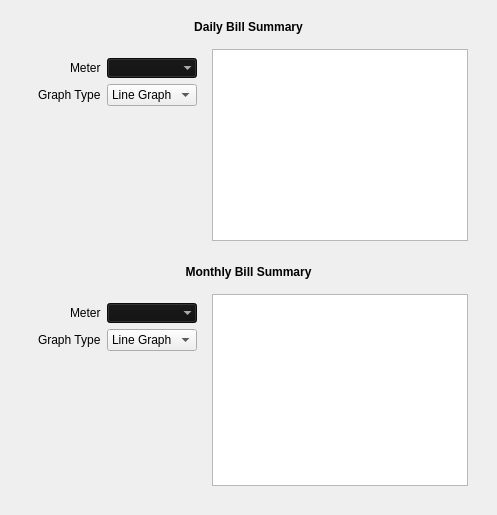
      <widget class="QWidget" name="tabBillingDetails">
       <attribute name="title">
        <string>Billing Details</string>
       </attribute>
       <layout class="QVBoxLayout" name="verticalLayout_27">
        <item>
         <widget class="QFrame" name="frameDailyBillSummary">
          <property name="frameShadow">
           <enum>QFrame::Raised</enum>
          </property>
          <layout class="QVBoxLayout" name="verticalLayout_25">
           <property name="bottomMargin">
            <number>0</number>
           </property>
           <item>
            <widget class="QLabel" name="labelDailyBillSummary">
             <property name="font">
              <font>
               <weight>75</weight>
               <bold>true</bold>
              </font>
             </property>
             <property name="text">
              <string>Daily Bill Summary</string>
             </property>
             <property name="alignment">
              <set>Qt::AlignCenter</set>
             </property>
            </widget>
           </item>
           <item>
            <widget class="QFrame" name="frameHorizontalDailyBillSummary">
             <property name="frameShape">
              <enum>QFrame::NoFrame</enum>
             </property>
             <property name="frameShadow">
              <enum>QFrame::Raised</enum>
             </property>
             <layout class="QHBoxLayout" name="horizontalLayout_12">
              <item alignment="Qt::AlignHCenter">
               <widget class="QFrame" name="formDailyBillSummary">
                <property name="frameShadow">
                 <enum>QFrame::Raised</enum>
                </property>
                <layout class="QFormLayout" name="formLayout_19">
                 <property name="labelAlignment">
                  <set>Qt::AlignRight|Qt::AlignTrailing|Qt::AlignVCenter</set>
                 </property>
                 <item row="0" column="0">
                  <widget class="QLabel" name="labelDailyBillSummary_Meter">
                   <property name="text">
                    <string>Meter</string>
                   </property>
                  </widget>
                 </item>
                 <item row="0" column="1">
                  <widget class="QComboBox" name="comboDailyBillSummary_Meter">
                   <property name="palette">
                    <palette>
                     <active>
                      <colorrole role="WindowText">
                       <brush brushstyle="SolidPattern">
                        <color alpha="255">
                         <red>255</red>
                         <green>255</green>
                         <blue>255</blue>
                        </color>
                       </brush>
                      </colorrole>
                      <colorrole role="Button">
                       <brush brushstyle="SolidPattern">
                        <color alpha="255">
                         <red>17</red>
                         <green>16</green>
                         <blue>16</blue>
                        </color>
                       </brush>
                      </colorrole>
                      <colorrole role="Text">
                       <brush brushstyle="SolidPattern">
                        <color alpha="255">
                         <red>255</red>
                         <green>255</green>
                         <blue>255</blue>
                        </color>
                       </brush>
                      </colorrole>
                      <colorrole role="ButtonText">
                       <brush brushstyle="SolidPattern">
                        <color alpha="255">
                         <red>255</red>
                         <green>255</green>
                         <blue>255</blue>
                        </color>
                       </brush>
                      </colorrole>
                      <colorrole role="Base">
                       <brush brushstyle="SolidPattern">
                        <color alpha="255">
                         <red>17</red>
                         <green>16</green>
                         <blue>16</blue>
                        </color>
                       </brush>
                      </colorrole>
                      <colorrole role="Window">
                       <brush brushstyle="SolidPattern">
                        <color alpha="255">
                         <red>17</red>
                         <green>16</green>
                         <blue>16</blue>
                        </color>
                       </brush>
                      </colorrole>
                      <colorrole role="Highlight">
                       <brush brushstyle="SolidPattern">
                        <color alpha="255">
                         <red>250</red>
                         <green>204</green>
                         <blue>21</blue>
                        </color>
                       </brush>
                      </colorrole>
                     </active>
                     <inactive>
                      <colorrole role="WindowText">
                       <brush brushstyle="SolidPattern">
                        <color alpha="255">
                         <red>255</red>
                         <green>255</green>
                         <blue>255</blue>
                        </color>
                       </brush>
                      </colorrole>
                      <colorrole role="Button">
                       <brush brushstyle="SolidPattern">
                        <color alpha="255">
                         <red>17</red>
                         <green>16</green>
                         <blue>16</blue>
                        </color>
                       </brush>
                      </colorrole>
                      <colorrole role="Text">
                       <brush brushstyle="SolidPattern">
                        <color alpha="255">
                         <red>255</red>
                         <green>255</green>
                         <blue>255</blue>
                        </color>
                       </brush>
                      </colorrole>
                      <colorrole role="ButtonText">
                       <brush brushstyle="SolidPattern">
                        <color alpha="255">
                         <red>255</red>
                         <green>255</green>
                         <blue>255</blue>
                        </color>
                       </brush>
                      </colorrole>
                      <colorrole role="Base">
                       <brush brushstyle="SolidPattern">
                        <color alpha="255">
                         <red>17</red>
                         <green>16</green>
                         <blue>16</blue>
                        </color>
                       </brush>
                      </colorrole>
                      <colorrole role="Window">
                       <brush brushstyle="SolidPattern">
                        <color alpha="255">
                         <red>17</red>
                         <green>16</green>
                         <blue>16</blue>
                        </color>
                       </brush>
                      </colorrole>
                      <colorrole role="Highlight">
                       <brush brushstyle="SolidPattern">
                        <color alpha="255">
                         <red>250</red>
                         <green>204</green>
                         <blue>21</blue>
                        </color>
                       </brush>
                      </colorrole>
                     </inactive>
                     <disabled>
                      <colorrole role="WindowText">
                       <brush brushstyle="SolidPattern">
                        <color alpha="255">
                         <red>255</red>
                         <green>255</green>
                         <blue>255</blue>
                        </color>
                       </brush>
                      </colorrole>
                      <colorrole role="Button">
                       <brush brushstyle="SolidPattern">
                        <color alpha="255">
                         <red>17</red>
                         <green>16</green>
                         <blue>16</blue>
                        </color>
                       </brush>
                      </colorrole>
                      <colorrole role="Text">
                       <brush brushstyle="SolidPattern">
                        <color alpha="255">
                         <red>255</red>
                         <green>255</green>
                         <blue>255</blue>
                        </color>
                       </brush>
                      </colorrole>
                      <colorrole role="ButtonText">
                       <brush brushstyle="SolidPattern">
                        <color alpha="255">
                         <red>255</red>
                         <green>255</green>
                         <blue>255</blue>
                        </color>
                       </brush>
                      </colorrole>
                      <colorrole role="Base">
                       <brush brushstyle="SolidPattern">
                        <color alpha="255">
                         <red>17</red>
                         <green>16</green>
                         <blue>16</blue>
                        </color>
                       </brush>
                      </colorrole>
                      <colorrole role="Window">
                       <brush brushstyle="SolidPattern">
                        <color alpha="255">
                         <red>17</red>
                         <green>16</green>
                         <blue>16</blue>
                        </color>
                       </brush>
                      </colorrole>
                      <colorrole role="Highlight">
                       <brush brushstyle="SolidPattern">
                        <color alpha="255">
                         <red>0</red>
                         <green>120</green>
                         <blue>215</blue>
                        </color>
                       </brush>
                      </colorrole>
                     </disabled>
                    </palette>
                   </property>
                   <property name="autoFillBackground">
                    <bool>false</bool>
                   </property>
                   <property name="frame">
                    <bool>false</bool>
                   </property>
                  </widget>
                 </item>
                 <item row="1" column="0">
                  <widget class="QLabel" name="labelDailyBillSummary_GraphType">
                   <property name="text">
                    <string>Graph Type</string>
                   </property>
                  </widget>
                 </item>
                 <item row="1" column="1">
                  <widget class="QComboBox" name="comboDailyBillSummary_GraphType">
                   <item>
                    <property name="text">
                     <string>Line Graph</string>
                    </property>
                   </item>
                   <item>
                    <property name="text">
                     <string>Bar Graph</string>
                    </property>
                   </item>
                  </widget>
                 </item>
                </layout>
               </widget>
              </item>
              <item>
               <widget class="QGraphicsView" name="graphicsDailyBillSummary"/>
              </item>
             </layout>
            </widget>
           </item>
          </layout>
         </widget>
        </item>
        <item>
         <widget class="QFrame" name="frameMonthlyBillSummary">
          <property name="frameShadow">
           <enum>QFrame::Raised</enum>
          </property>
          <layout class="QVBoxLayout" name="verticalLayout_26">
           <item>
            <widget class="QLabel" name="labelMonthlyBillSummary">
             <property name="font">
              <font>
               <weight>75</weight>
               <bold>true</bold>
              </font>
             </property>
             <property name="text">
              <string>Monthly Bill Summary</string>
             </property>
             <property name="alignment">
              <set>Qt::AlignCenter</set>
             </property>
            </widget>
           </item>
           <item>
            <widget class="QFrame" name="frameHorizontalBillSummary">
             <property name="frameShadow">
              <enum>QFrame::Raised</enum>
             </property>
             <layout class="QHBoxLayout" name="horizontalLayout_13">
              <item>
               <widget class="QFrame" name="formMonthlyBillSummary">
                <property name="frameShadow">
                 <enum>QFrame::Raised</enum>
                </property>
                <layout class="QFormLayout" name="formLayout_20">
                 <property name="labelAlignment">
                  <set>Qt::AlignRight|Qt::AlignTrailing|Qt::AlignVCenter</set>
                 </property>
                 <item row="0" column="0">
                  <widget class="QLabel" name="labelMonthlyBillSummary_Meter">
                   <property name="text">
                    <string>Meter</string>
                   </property>
                  </widget>
                 </item>
                 <item row="0" column="1">
                  <widget class="QComboBox" name="comboMonthlyBillSummary_Meter">
                   <property name="palette">
                    <palette>
                     <active>
                      <colorrole role="WindowText">
                       <brush brushstyle="SolidPattern">
                        <color alpha="255">
                         <red>255</red>
                         <green>255</green>
                         <blue>255</blue>
                        </color>
                       </brush>
                      </colorrole>
                      <colorrole role="Button">
                       <brush brushstyle="SolidPattern">
                        <color alpha="255">
                         <red>17</red>
                         <green>16</green>
                         <blue>16</blue>
                        </color>
                       </brush>
                      </colorrole>
                      <colorrole role="Text">
                       <brush brushstyle="SolidPattern">
                        <color alpha="255">
                         <red>255</red>
                         <green>255</green>
                         <blue>255</blue>
                        </color>
                       </brush>
                      </colorrole>
                      <colorrole role="ButtonText">
                       <brush brushstyle="SolidPattern">
                        <color alpha="255">
                         <red>255</red>
                         <green>255</green>
                         <blue>255</blue>
                        </color>
                       </brush>
                      </colorrole>
                      <colorrole role="Base">
                       <brush brushstyle="SolidPattern">
                        <color alpha="255">
                         <red>17</red>
                         <green>16</green>
                         <blue>16</blue>
                        </color>
                       </brush>
                      </colorrole>
                      <colorrole role="Window">
                       <brush brushstyle="SolidPattern">
                        <color alpha="255">
                         <red>17</red>
                         <green>16</green>
                         <blue>16</blue>
                        </color>
                       </brush>
                      </colorrole>
                      <colorrole role="Highlight">
                       <brush brushstyle="SolidPattern">
                        <color alpha="255">
                         <red>250</red>
                         <green>204</green>
                         <blue>21</blue>
                        </color>
                       </brush>
                      </colorrole>
                     </active>
                     <inactive>
                      <colorrole role="WindowText">
                       <brush brushstyle="SolidPattern">
                        <color alpha="255">
                         <red>255</red>
                         <green>255</green>
                         <blue>255</blue>
                        </color>
                       </brush>
                      </colorrole>
                      <colorrole role="Button">
                       <brush brushstyle="SolidPattern">
                        <color alpha="255">
                         <red>17</red>
                         <green>16</green>
                         <blue>16</blue>
                        </color>
                       </brush>
                      </colorrole>
                      <colorrole role="Text">
                       <brush brushstyle="SolidPattern">
                        <color alpha="255">
                         <red>255</red>
                         <green>255</green>
                         <blue>255</blue>
                        </color>
                       </brush>
                      </colorrole>
                      <colorrole role="ButtonText">
                       <brush brushstyle="SolidPattern">
                        <color alpha="255">
                         <red>255</red>
                         <green>255</green>
                         <blue>255</blue>
                        </color>
                       </brush>
                      </colorrole>
                      <colorrole role="Base">
                       <brush brushstyle="SolidPattern">
                        <color alpha="255">
                         <red>17</red>
                         <green>16</green>
                         <blue>16</blue>
                        </color>
                       </brush>
                      </colorrole>
                      <colorrole role="Window">
                       <brush brushstyle="SolidPattern">
                        <color alpha="255">
                         <red>17</red>
                         <green>16</green>
                         <blue>16</blue>
                        </color>
                       </brush>
                      </colorrole>
                      <colorrole role="Highlight">
                       <brush brushstyle="SolidPattern">
                        <color alpha="255">
                         <red>250</red>
                         <green>204</green>
                         <blue>21</blue>
                        </color>
                       </brush>
                      </colorrole>
                     </inactive>
                     <disabled>
                      <colorrole role="WindowText">
                       <brush brushstyle="SolidPattern">
                        <color alpha="255">
                         <red>255</red>
                         <green>255</green>
                         <blue>255</blue>
                        </color>
                       </brush>
                      </colorrole>
                      <colorrole role="Button">
                       <brush brushstyle="SolidPattern">
                        <color alpha="255">
                         <red>17</red>
                         <green>16</green>
                         <blue>16</blue>
                        </color>
                       </brush>
                      </colorrole>
                      <colorrole role="Text">
                       <brush brushstyle="SolidPattern">
                        <color alpha="255">
                         <red>255</red>
                         <green>255</green>
                         <blue>255</blue>
                        </color>
                       </brush>
                      </colorrole>
                      <colorrole role="ButtonText">
                       <brush brushstyle="SolidPattern">
                        <color alpha="255">
                         <red>255</red>
                         <green>255</green>
                         <blue>255</blue>
                        </color>
                       </brush>
                      </colorrole>
                      <colorrole role="Base">
                       <brush brushstyle="SolidPattern">
                        <color alpha="255">
                         <red>17</red>
                         <green>16</green>
                         <blue>16</blue>
                        </color>
                       </brush>
                      </colorrole>
                      <colorrole role="Window">
                       <brush brushstyle="SolidPattern">
                        <color alpha="255">
                         <red>17</red>
                         <green>16</green>
                         <blue>16</blue>
                        </color>
                       </brush>
                      </colorrole>
                      <colorrole role="Highlight">
                       <brush brushstyle="SolidPattern">
                        <color alpha="255">
                         <red>0</red>
                         <green>120</green>
                         <blue>215</blue>
                        </color>
                       </brush>
                      </colorrole>
                     </disabled>
                    </palette>
                   </property>
                   <property name="autoFillBackground">
                    <bool>false</bool>
                   </property>
                   <property name="frame">
                    <bool>false</bool>
                   </property>
                  </widget>
                 </item>
                 <item row="1" column="0">
                  <widget class="QLabel" name="labelMonthlyBillSummary_GraphType">
                   <property name="text">
                    <string>Graph Type</string>
                   </property>
                  </widget>
                 </item>
                 <item row="1" column="1">
                  <widget class="QComboBox" name="comboMonthlyBillSummary_GraphType">
                   <item>
                    <property name="text">
                     <string>Line Graph</string>
                    </property>
                   </item>
                   <item>
                    <property name="text">
                     <string>Bar Graph</string>
                    </property>
                   </item>
                  </widget>
                 </item>
                </layout>
               </widget>
              </item>
              <item>
               <widget class="QGraphicsView" name="graphicsMonthlyBillSummary"/>
              </item>
             </layout>
            </widget>
           </item>
          </layout>
         </widget>
        </item>
       </layout>
      </widget>
